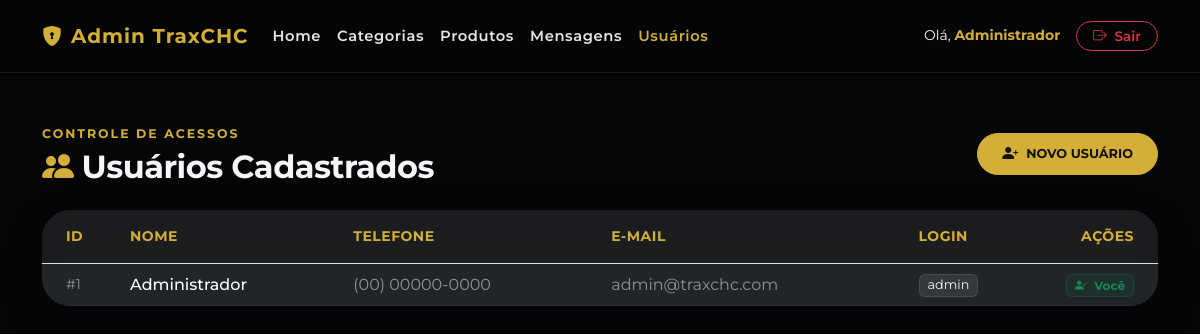
Screenshot of /admin/usuarios.php (signed in) with the database file from the repository.
### tables this page shows
CREATE TABLE `usuario` (
  `id` int(11) NOT NULL AUTO_INCREMENT,
  `nome` varchar(100) NOT NULL,
  `telefone` varchar(20) NOT NULL,
  `email` varchar(100) NOT NULL,
  `login` varchar(50) NOT NULL,
  `senha` varchar(255) NOT NULL,
  PRIMARY KEY (`id`)
);

### admin/usuarios.php (the view, shortened to what this page needs)
<?php
$db = new db();
$conn = $db->connect();
try {
    $stmt = $conn->query("SELECT id, nome, telefone, email, login FROM usuario ORDER BY nome ASC");
    $usuarios = $stmt->fetchAll(PDO::FETCH_ASSOC);
} catch (PDOException $e) {
    die("Erro ao buscar usuários: " . $e->getMessage());
}
?>
<!DOCTYPE html>
<html lang="pt-BR">
<head>
    <link href="https://cdn.jsdelivr.net/npm/bootstrap@5.3.0/dist/css/bootstrap.min.css" rel="stylesheet">
    <link rel="stylesheet" href="https://cdn.jsdelivr.net/npm/bootstrap-icons@1.11.3/font/bootstrap-icons.css">
    <link rel="stylesheet" href="../style.css">
</head>
<body class="pb-5">
    <header class="site-header">
        <nav class="navbar navbar-expand-lg navbar-dark navbar-custom shadow-sm">
            <div class="container">
                <a class="navbar-brand fw-bold" href="index.php" style="color: var(--gold); letter-spacing: 1px;">
                    <i class="bi bi-shield-lock-fill me-2"></i>Admin TraxCHC
                </a>
                <div class="collapse navbar-collapse" id="adminNav">
                    <ul class="navbar-nav me-auto mb-2 mb-lg-0">
                        <li class="nav-item"><a class="nav-link" href="index.php">Home</a></li>
                        <li class="nav-item"><a class="nav-link" href="categorias.php">Categorias</a></li>
                        <li class="nav-item"><a class="nav-link" href="produtos.php">Produtos</a></li>
                        <li class="nav-item"><a class="nav-link" href="mensagens.php">Mensagens</a></li>
                        <li class="nav-item"><a class="nav-link active fw-semibold" href="usuarios.php" style="color: var(--gold);">Usuários</a></li>
                    </ul>
                    <div class="d-flex align-items-center gap-3">
                        <span class="navbar-text small text-light d-none d-sm-inline">
                            Olá, <strong style="color: var(--gold);"><?= htmlspecialchars($_SESSION['nome_usuario'] ?? 'Admin'); ?></strong>
                        </span>
                        <a href="logout.php" class="btn btn-sm btn-outline-danger px-3 rounded-pill" style="font-weight: 600; font-size: 0.85rem;">
                            <i class="bi bi-box-arrow-right me-1"></i> Sair
                        </a>
                    </div>
                </div>
            </div>
        </nav>
    </header>
    <div class="container my-5">
        <div class="d-flex flex-column flex-sm-row justify-content-between align-items-sm-center gap-3 mb-4">
            <div>
                <span class="section-label mb-1">Controle de Acessos</span>
                <h2 class="fw-bold m-0" style="letter-spacing: -0.5px; color: var(--text-main);">
                    <i class="bi bi-people-fill me-2" style="color: var(--gold);"></i>Usuários Cadastrados
                </h2>
            </div>
            <div>
                <a href="admin-cadastro.php" class="btn btn-gold text-uppercase px-4 py-2 d-inline-flex align-items-center gap-2" style="font-size: 0.8rem; font-weight: 700;">
                    <i class="bi bi-person-plus-fill fs-6"></i> Novo Usuário
                </a>
            </div>
        </div>
        <div class="glass-card p-0 shadow-lg border-0 overflow-hidden">
            <div class="table-responsive">
                <table class="table table-dark table-hover align-middle m-0" style="background: transparent;">
                    <thead class="table-light text-uppercase small" style="--bs-table-bg: rgba(255,255,255,0.04); --bs-table-color: var(--gold); font-weight: 700; letter-spacing: 0.5px;">
                        <tr>
                            <th class="ps-4 py-3" style="width: 80px;">ID</th>
                            <th class="py-3">Nome</th>
                            <th class="py-3">Telefone</th>
                            <th class="py-3">E-mail</th>
                            <th class="py-3">Login</th>
                            <th class="pe-4 py-3 text-end" style="width: 120px;">Ações</th>
                        </tr>
                    </thead>
                    <tbody class="border-top-0">
                        <?php if (count($usuarios) > 0): ?>
                            <?php foreach ($usuarios as $usr): ?>
                                <tr style="border-bottom: 1px solid rgba(255,255,255,0.05);">
                                    <td class="ps-4 text-white-50 fw-mono small">#<?= $usr['id']; ?></td>
                                    <td class="fw-medium text-white"><?= htmlspecialchars($usr['nome']); ?></td>
                                    <td class="text-white-50"><?= htmlspecialchars($usr['telefone']); ?></td>
                                    <td class="text-white-50"><?= htmlspecialchars($usr['email']); ?></td>
                                    <td><span class="badge bg-secondary bg-opacity-25 text-light px-2 py-1.5 fw-normal" style="font-size: 0.8rem; border: 1px solid rgba(255,255,255,0.1);"><?= htmlspecialchars($usr['login']); ?></span></td>
                                    <td class="pe-4 text-end">
                                        <?php if ($usr['id'] === (int)$_SESSION['id_usuario']): ?>
                                            <span class="badge bg-success bg-opacity-10 text-success border border-success border-opacity-25 small px-2 py-1.5">
                                                <i class="bi bi-person-check-fill me-1"></i> Você
                                            </span>
                                        <?php endif; ?>
                                    </td>
                                </tr>
                            <?php endforeach; ?>
                        <?php endif; ?>
                    </tbody>
                </table>
            </div>
        </div>
    </div>
</body>
</html>

### style.css (style rules this page uses)
:root { --bg-dark: #050608; --bg-blue: #081524; --bg-blue-2: #0d1d31; --text-main: #f4f6f8; --text-muted: #b8c0cc; --gold: #d4af37; --gold-dark: #b8962e; --card: rgba(255, 255, 255, 0.06); --border: rgba(255, 255, 255, 0.12); }
* { box-sizing: border-box; }
body { font-family: "Montserrat", sans-serif; background: var(--bg-dark); color: var(--text-main); overflow-x: hidden; }
a { text-decoration: none; }
.site-header { position: relative; z-index: 20; }
.navbar-custom { background: rgba(5, 6, 8, 0.55); backdrop-filter: blur(12px); border-bottom: 1px solid rgba(255, 255, 255, 0.08); padding: 16px 0; }
.navbar-nav .nav-link { color: rgba(255, 255, 255, 0.9); font-weight: 600; letter-spacing: 0.04em; font-size: 0.92rem; }
.btn-gold { background: var(--gold); border: 1px solid var(--gold); color: #111; font-weight: 700; border-radius: 999px; padding: 0.9rem 1.4rem; }
.section-label { display: inline-block; text-transform: uppercase; letter-spacing: 0.16em; font-size: 0.78rem; font-weight: 700; color: var(--gold); margin-bottom: 14px; }
.glass-card { background: var(--card); border: 1px solid var(--border); border-radius: 28px; padding: 24px; backdrop-filter: blur(14px); box-shadow: 0 25px 70px rgba(0, 0, 0, 0.25); }

### rows the page displays
usuario: id "1", nome "Administrador", telefone "(00) 00000-0000", email "admin@traxchc.com", login "admin", shows "Você"

### other values shown
$_SESSION['nome_usuario'] "Administrador"
